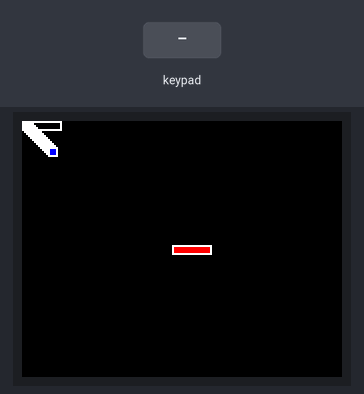
Simulated run of this sketch. Board: Arduino Uno, built with avr-gcc and run on an emulated ATmega328P. Shown: 160×128 colour display. The test bench sets the inputs (shaded band). What the sketch prints to the serial monitor is not drawn.

Above: at 1.2 s.
1.3 s: key 'D' pressed
At 1.73 s:
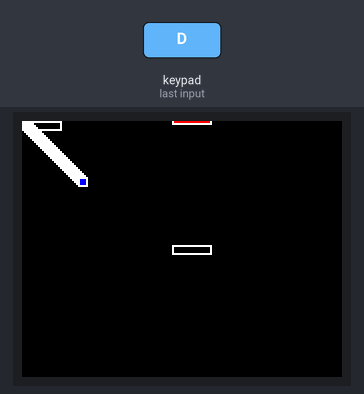
3.0 s: key 'L' pressed
At 3.29 s:
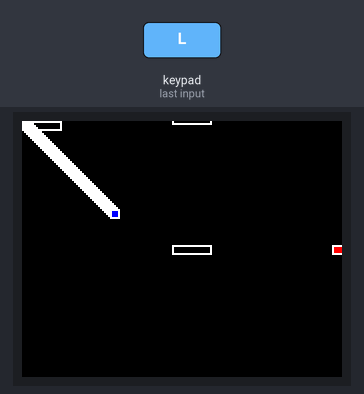
4.6 s: key 'D' pressed
At 4.88 s:
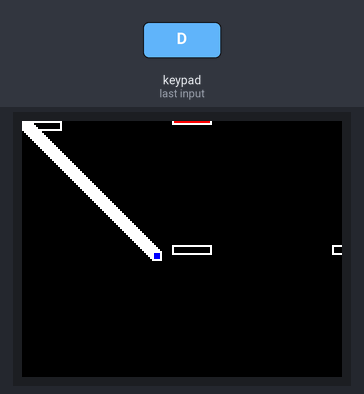
6.2 s: key 'L' pressed
At 6.5 s:
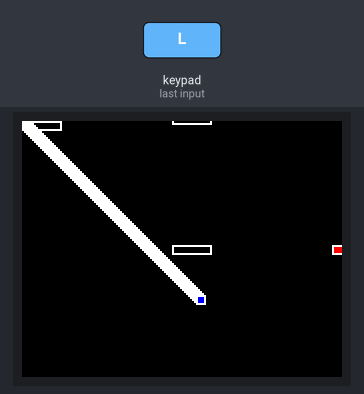
Timing chart, 0 to 8.8 s (numbered marks = the images above; inputs shaded):
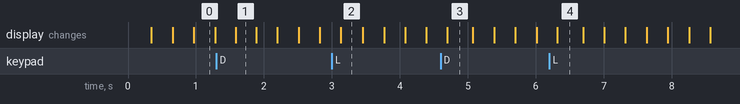

The sketch:

PongDong.ino
```cpp
#include <TFT.h>  // Arduino LCD library
#include <SPI.h>

// pin definition for the Uno
#define cs   10
#define dc   8
#define rst  9

// pin definition for the Leonardo
// #define cs   7
// #define dc   0
// #define rst  1

TFT TFTscreen = TFT(cs, dc, rst);

// variables for the position of the ball and paddle
int paddleX = 0;
int paddleY = 0;
int oldPaddleX, oldPaddleY;
int ballDirectionX = 1;
int ballDirectionY = 1;

int ballSpeed = 5; // lower numbers are faster

int ballX, ballY, oldBallX, oldBallY;

#include <Wire.h>
#include <ArduinoNunchuk.h>

ArduinoNunchuk nunchuk = ArduinoNunchuk();

void setup() {
  // initialize the display
  TFTscreen.begin();
  nunchuk.init();
  Serial.begin(9600);
  // black background
  TFTscreen.background(0, 0, 0);
}

void loop() {
  nunchuk.update();
  // save the width and height of the screen
  int myWidth = TFTscreen.width();
  int myHeight = TFTscreen.height();

  Serial.print(nunchuk.analogX, DEC);
  Serial.print(' ');
  Serial.print(nunchuk.analogY, DEC);
  Serial.print(' ');
  Serial.print(nunchuk.accelX, DEC);
  Serial.print(' ');
  Serial.print(nunchuk.accelY, DEC);
  Serial.print(' ');
  Serial.print(nunchuk.accelZ, DEC);
  Serial.print(' ');
  Serial.print(nunchuk.zButton, DEC);
  Serial.print(' ');
  Serial.println(nunchuk.cButton, DEC);

  // map the paddle's location to the position of the potentiometers
  paddleX = map(nunchuk.analogX, 235, 35, 0, myWidth) - 20 / 2;
  paddleY = map(nunchuk.analogY, 30, 225, 0, myHeight) - 5 / 2;

  // set the fill color to black and erase the previous
  // position of the paddle if different from present
  TFTscreen.fill(0, 0, 0);

  if (oldPaddleX != paddleX || oldPaddleY != paddleY) {
    TFTscreen.rect(oldPaddleX, oldPaddleY, 20, 5);
  }

  // draw the paddle on screen, save the current position
  // as the previous.
  TFTscreen.fill(255, 0, 0);

  TFTscreen.rect(paddleX, paddleY, 20, 5);
  oldPaddleX = paddleX;
  oldPaddleY = paddleY;

  // update the ball's position and draw it on screen
  if (millis() % ballSpeed < 2) {
    moveBall();
  }
}

// this function determines the ball's position on screen
void moveBall() {
  // if the ball goes offscreen, reverse the direction:
  if (ballX > TFTscreen.width() || ballX < 0) {
    ballDirectionX = -ballDirectionX;
  }

  if (ballY > TFTscreen.height() || ballY < 0) {
    ballDirectionY = -ballDirectionY;
  }

  // check if the ball and the paddle occupy the same space on screen
  if (inPaddle(ballX, ballY, paddleX, paddleY, 20, 5)) {
    ballDirectionX = -ballDirectionX;
    ballDirectionY = -ballDirectionY;
  }

  // update the ball's position
  ballX += ballDirectionX;
  ballY += ballDirectionY;

  // erase the ball's previous position
  TFTscreen.fill(0, 0, 0);

  if (oldBallX != ballX || oldBallY != ballY) {
    TFTscreen.rect(oldBallX, oldBallY, 5, 5);
  }


  // draw the ball's current position
  TFTscreen.fill(0, 0, 255);
  TFTscreen.rect(ballX, ballY, 5, 5);

  oldBallX = ballX;
  oldBallY = ballY;

}

// this function checks the position of the ball
// to see if it intersects with the paddle
boolean inPaddle(int x, int y, int rectX, int rectY, int rectWidth, int rectHeight) {
  boolean result = false;

  if ((x >= rectX && x <= (rectX + rectWidth)) &&
      (y >= rectY && y <= (rectY + rectHeight))) {
    result = true;
  }

  return result;
}
```
